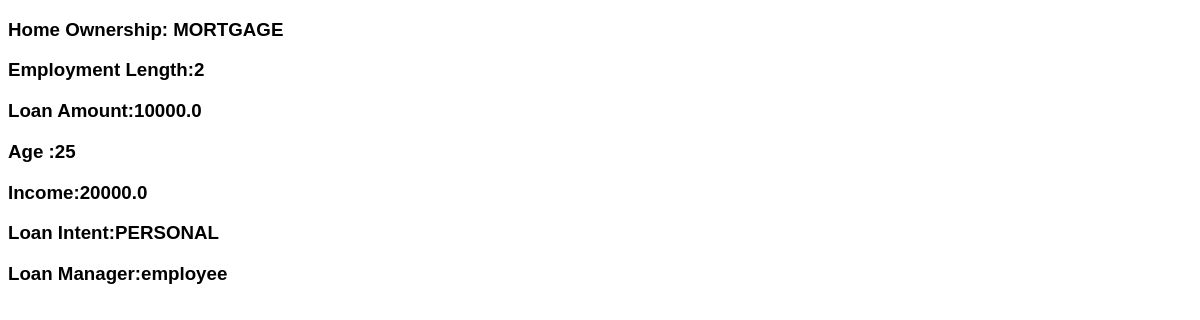
Page /loan-details/11/ (signed in) on the committed database.
### loan_approval/models.py (models this page shows)
class LoanDetails(models.Model):
    LOAN_GRADES = [
        ("A","A"),
        ("B","B"),
        ("C","C"),
        ("D","D"),
        ("E","E"),
        ("F","F"),
        ("G","G")
    ]
    credit_history = models.PositiveIntegerField(validators=[MinValueValidator(2),
                                       MaxValueValidator(35)])
    credit_default = models.BooleanField()
    interest_rate = models.FloatField(validators=[MinValueValidator(4.0),
                                       MaxValueValidator(24.0)])
    grade = models.CharField(max_length=3, choices=LOAN_GRADES)
    loan_percent_to_income = models.FloatField(validators=[MinValueValidator(0.0),
                                       MaxValueValidator(0.84)])
    loan_request = models.OneToOneField(Loan, on_delete= models.CASCADE)

class Loan(models.Model):
    OWNERSHIP_CHOICES = [('RENT','RENT'),
                         ('OWN','OWN'),
                         ('MORTGAGE','MORTGAGE'),
                         ('OTHER','OTHER')
                         ]
    INTENTIONS = [('PERSONAL','PERSONAL'),
                  ('EDUCATION','EDUCATION'),
                  ('MEDICAL','MEDICAL'),
                  ('VENTURE','VENTURE'),
                  ('HOMEIMPROVEMENT','HOMEIMPROVEMENT'),
                  ('DEBTCONSOLIDATION','DEBTCONSOLIDATION')
                  ]
    home_ownership = models.CharField(max_length=10,choices=OWNERSHIP_CHOICES)
    emp_length = models.PositiveIntegerField(validators=[MinValueValidator(0),
                                       MaxValueValidator(43)])
    loan_amount = models.FloatField(validators=[MinValueValidator(0.0),
                                       MaxValueValidator(40000.0)])
    person_age = models.PositiveIntegerField(validators=[MinValueValidator(18),
                                       MaxValueValidator(110)])
    income = models.FloatField(validators=[MinValueValidator(1000.0),
                                       MaxValueValidator(7000000.0)])
    loan_intent = models.CharField(max_length=20,choices=INTENTIONS)
    applicant_details = models.ForeignKey(Applicant, on_delete=models.CASCADE)
    managed_by = models.ForeignKey(Employee, on_delete=models.SET_NULL, null=True)

class Employee(models.Model):
    employee = models.OneToOneField(User, on_delete=models.CASCADE)
    def __str__(self):
        return f'{self.employee.username}'

### loan_approval/views.py (the view)
# urls.py: path("loan-details/<int:pk>/",LoanDetailsDetailView.as_view(), name="loan_details_detail"),
@method_decorator(login_required(login_url=reverse_lazy('loan_approval:user_login')),name="dispatch")
class LoanDetailsDetailView(DetailView):
    model = LoanDetails
    template_name = 'loan_approval/detailed_loan_details_.html'

### loan_approval/templates/loan_approval/detailed_loan_details_.html (shortened to what this page needs)
{% if user.is_authenticated %}
{% load static %}
<!DOCTYPE html>
<html lang="en">
<head>
    <link rel="stylesheet" href="{% static 'css/loan_details.css' %}">
</head>
<body>
  {% if not user.is_superuser %}
  {% if user.is_staff %}
  <h1>Loan Details</h1>
  <h3>Credit history: {{object.credit_history}}</h3>
  <h3>Grade: {{object.grade}}</h3>
  <h3>Interest: {{object.interest_rate}}</h3>
  <h3>Credit Default: {{object.credit_default}}</h3>
  <h3>Loan Percent to income: {{object.loan_percent_to_income}}</h3>
  <h3>Home Ownership: {{object.loan_request.home_ownership}}</h3>
  <h3>Employment Length:{{object.loan_request.emp_length}}</h3>
  <h3>Loan Amount:{{object.loan_request.loan_amount}}</h3>
  <h3>Age :{{object.loan_request.person_age}}</h3>
  <h3>Income:{{object.loan_request.income}}</h3>
  <h3>Loan Intent:{{object.loan_request.loan_intent}}</h3>
  <h3>Applicant Name:{{object.loan_request.applicant_details}}</h3>
  {% else %}
  <h3>Home Ownership: {{object.loan_request.home_ownership}}</h3>
  <h3>Employment Length:{{object.loan_request.emp_length}}</h3>
  <h3>Loan Amount:{{object.loan_request.loan_amount}}</h3>
  <h3>Age :{{object.loan_request.person_age}}</h3>
  <h3>Income:{{object.loan_request.income}}</h3>
  <h3>Loan Intent:{{object.loan_request.loan_intent}}</h3>
  <h3>Loan Manager:{{object.loan_request.managed_by}}</h3>
  {% endif %}
  {% else %}
  <h3> Super user not authorized. </h3>
  {% endif %}
</body>
</html>
{% else %}
404 error
{% endif %}

### static/css/loan_details.css (style rules this page uses)
* { font-family: "Poppins", sans-serif; }

### rows in the picture
LoanDetails: loan_request.home_ownership "MORTGAGE", loan_request.emp_length "2", loan_request.loan_amount "10000.0", loan_request.person_age "25", loan_request.income "20000.0", loan_request.loan_intent "PERSONAL", loan_request.managed_by "employee"
